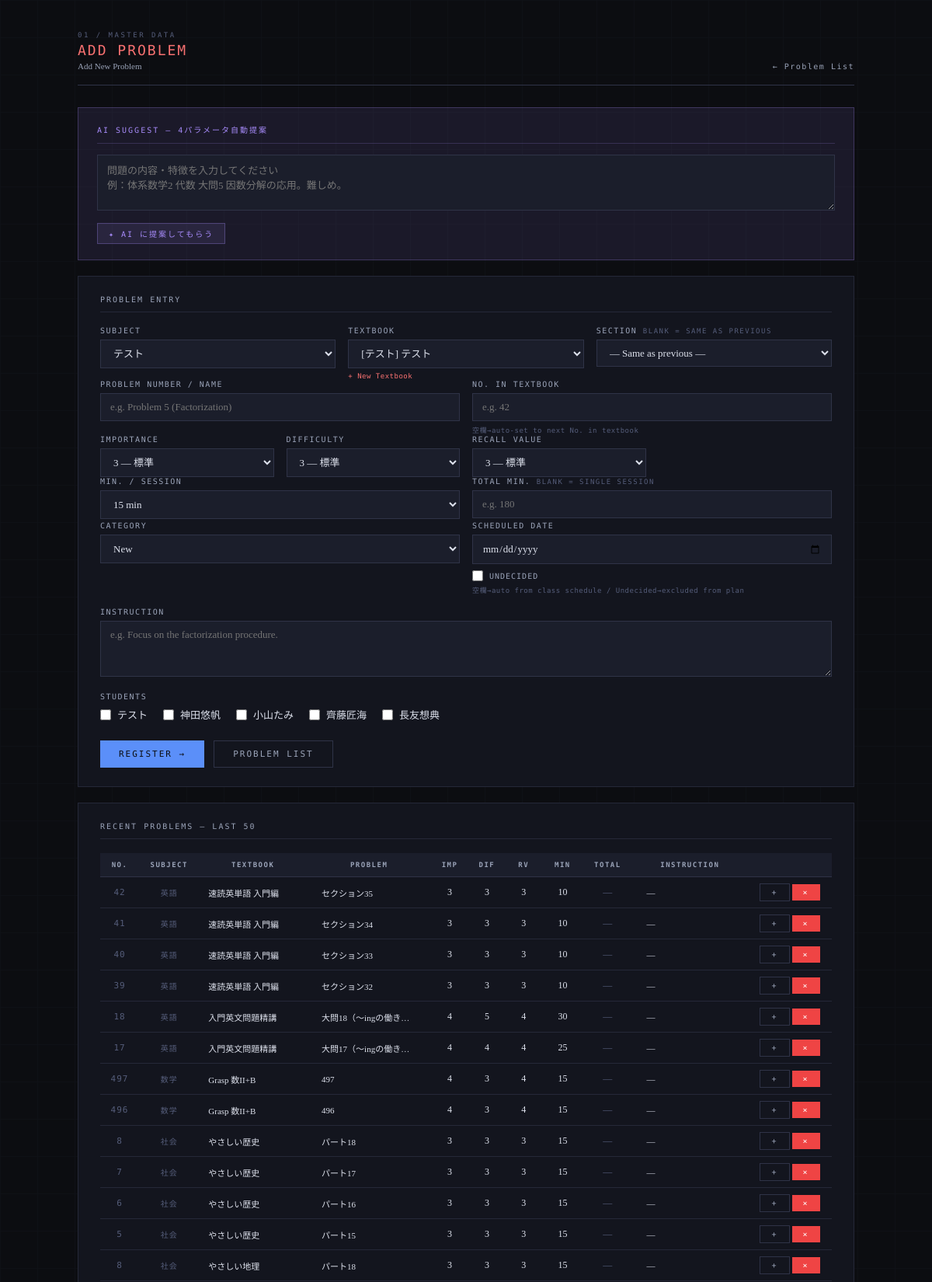
The page /problems (upper part) on the database its author committed.
### tables this page shows
CREATE TABLE students (
            student_id TEXT PRIMARY KEY,
            name TEXT NOT NULL,
            subjects TEXT NOT NULL
        , plan_mode TEXT DEFAULT 'all');

CREATE TABLE problems (
            problem_id INTEGER PRIMARY KEY AUTOINCREMENT,
            subject TEXT NOT NULL,
            textbook TEXT NOT NULL,
            problem_number TEXT NOT NULL,
            importance TEXT NOT NULL,
            type TEXT NOT NULL
        , instruction TEXT, difficulty INTEGER DEFAULT 3, review_value INTEGER DEFAULT 3, estimated_minutes INTEGER DEFAULT 15, textbook_id INTEGER, section_id INTEGER, order_in_textbook INTEGER, total_minutes INTEGER DEFAULT NULL);

### app.py (the view, shortened to what this page needs)
@app.route("/problems", methods=["GET", "POST"])
def problems():
    conn = get_connection()
    c = conn.cursor()
    c.execute("SELECT * FROM students ORDER BY student_id")
    students = c.fetchall()
    c.execute("""
        SELECT p.problem_id, p.subject, p.textbook, p.problem_number,
               p.importance, p.difficulty, p.review_value,
               p.estimated_minutes, p.instruction, p.order_in_textbook
        FROM problems p
        ORDER BY p.problem_id DESC LIMIT 50
    """)
    probs = c.fetchall()
    c.execute("""
        SELECT t.textbook_id, t.name, t.subject,
               s.name as series_name
        FROM textbooks t
        LEFT JOIN series s ON t.series_id = s.series_id
        ORDER BY t.subject, s.name, t.name
    """)
    textbooks_list = c.fetchall()
    c.execute("SELECT DISTINCT subjects FROM students ORDER BY subjects")
    all_subjects = []
    for row in c.fetchall():
        for subj in row["subjects"].split(","):
            s = subj.strip()
            if s and s not in all_subjects:
                all_subjects.append(s)
    all_subjects = sorted(all_subjects)
    conn.close()
    return render_template("problems.html",
                           students=students,
                           problems=probs,
                           textbooks=textbooks_list,
                           all_subjects=all_subjects)

### app.py (called while the page is built)
@app.before_request
def require_login():
    password = os.environ.get('APP_PASSWORD', '')
    if not password:
        return
    if request.endpoint in ('login', 'logout', 'static', 'api_tool'):
        return
    if not session.get('logged_in'):
        return redirect(url_for('login'))

### database.py (called while the page is built)
def get_connection():
    conn = sqlite3.connect(DB_PATH)
    conn.row_factory = sqlite3.Row
    return conn

### templates/problems.html (shortened to what this page needs)
<!DOCTYPE html>
<html lang="ja">
<head>
</head>
<body>
<div class="container">
  <div class="page-header fade-in">
    <div>
      <div class="page-label">01 / Master Data</div>
      <div class="page-title">Add Problem</div>
      <div class="page-title-ja">Add New Problem</div>
    </div>
    <a class="page-header-back" href="/problems/list">Problem List</a>
  </div>
  <div class="ai-box fade-in">
    <div class="ai-box-title">AI Suggest — 4パラメータ自動提案</div>
    <textarea id="ai-input"
      placeholder="問題の内容・特徴を入力してください&#10;例：体系数学2 代数 大問5 因数分解の応用。難しめ。"></textarea>
    <div style="display:flex;gap:12px;align-items:center;margin-top:12px;">
      <button class="btn btn-purple btn-sm" onclick="askAI()">✦ AI に提案してもらう</button>
    </div>
  </div>
  <div class="card fade-in">
    <div class="card-title">Problem Entry</div>
    <form method="POST" id="problem-form">
      <div class="grid-3">
        <div>
          <label>Subject</label>
          <select name="subject" id="f-subject" onchange="filterTextbooks()">
            {% for subj in all_subjects %}
            <option value="{{ subj }}">{{ subj }}</option>
            {% endfor %}
          </select>
        </div>
        <div>
          <label>Textbook</label>
          <select name="textbook_id" id="f-textbook_id"
            onchange="updateOrderHint(); loadProblemSections();">
            {% for t in textbooks %}
            <option value="{{ t.textbook_id }}" data-subject="{{ t.subject }}">
              {% if t.series_name %}[{{ t.series_name }}] {% endif %}{{ t.name }}
            </option>
            {% endfor %}
          </select>
          <p class="hint">
            <a href="/textbooks" style="color:#f87171;">+ New Textbook</a>
          </p>
        </div>
        <div>
          <label>Section <span style="color:var(--text-dim);font-size:9px;">blank = same as previous</span></label>
          <select name="section_id" id="f-section_id"
            style="width:100%;padding:8px 12px;background:var(--surface2);
              border:1px solid var(--border-light);color:var(--text);
              font-size:13px;outline:none;">
            <option value="">— Same as previous —</option>
          </select>
        </div>
      </div>
      <div class="grid-2" style="margin-top:0;">
        <div>
          <label>Problem Number / Name</label>
          <input type="text" name="problem_number" id="f-problem_number"
            placeholder="e.g. Problem 5 (Factorization)" required>
        </div>
        <div>
          <label>No. in Textbook</label>
          <input type="number" name="order_in_textbook" id="f-order_in_textbook"
            min="1" max="9999" placeholder="e.g. 42">
          <p class="hint">空欄→auto-set to next No. in textbook</p>
        </div>
      </div>
      <div class="grid-4" style="margin-top:0;">
        <div>
          <label>Importance</label>
          <select name="importance" id="f-importance">
            <option value="3" selected>3 — 標準</option>
          </select>
        </div>
        <div>
          <label>Difficulty</label>
          <select name="difficulty" id="f-difficulty">
            <option value="3" selected>3 — 標準</option>
          </select>
        </div>
        <div>
          <label>Recall Value</label>
          <select name="review_value" id="f-review_value">
            <option value="3" selected>3 — 標準</option>
          </select>
        </div>
      </div>
      <div class="grid-2" style="margin-top:0;">
        <div>
          <label>Min. / Session</label>
          <select name="estimated_minutes" id="f-estimated_minutes">
            {% for m in range(5, 125, 5) %}
            <option value="{{ m }}" {% if m == 15 %}selected{% endif %}>{{ m }} min</option>
            {% endfor %}
          </select>
        </div>
        <div>
          <label>Total Min. <span style="color:var(--text-dim);font-size:9px;">blank = single session</span></label>
          <input type="number" name="total_minutes" id="f-total_minutes"
            min="5" max="999" step="5" placeholder="e.g. 180">
        </div>
      </div>
      <div class="grid-2" style="margin-top:0;">
        <div>
          <label>Category</label>
          <select name="category" id="f-category">
            <option value="New" selected>New</option>
          </select>
        </div>
        <div>
          <label>Scheduled Date</label>
          <input type="date" name="scheduled_date" id="f-scheduled_date">
          <div style="display:flex;align-items:center;gap:8px;margin-top:8px;">
            <input type="checkbox" name="undecided" value="1" id="f-undecided"
              style="accent-color:var(--blue);width:14px;height:14px;"
              onchange="toggleDate(this)">
            <label for="f-undecided" style="font-family:'DM Mono',monospace;font-size:10px;
              letter-spacing:1px;text-transform:uppercase;color:var(--text-muted);
              margin:0;cursor:pointer;">Undecided</label>
          </div>
          <p class="hint">空欄→auto from class schedule / Undecided→excluded from plan</p>
        </div>
      </div>
      <label>Instruction</label>
      <textarea name="instruction" id="f-instruction"
        placeholder="e.g. Focus on the factorization procedure."></textarea>
      <label>Students</label>
      <div class="student-checks">
        {% for s in students %}
        <label>
          <input type="checkbox" name="student_ids" value="{{ s.student_id }}">
          {{ s.name }}
        </label>
        {% endfor %}
      </div>
      <div style="margin-top:24px;display:flex;gap:12px;">
        <button type="submit" class="btn btn-primary">Register →</button>
        <a href="/problems/list" class="btn btn-ghost">Problem List</a>
      </div>
    </form>
  </div>
  <div class="card fade-in">
    <div class="card-title">Recent Problems — Last 50</div>
    <div style="overflow-x:auto;">
    <table class="data-table">
      <thead>
        <tr>
          <th>No.</th><th>Subject</th><th>Textbook</th><th>Problem</th>
          <th>Imp</th><th>Dif</th><th>RV</th><th>Min</th><th>Total</th><th>Instruction</th><th></th>
        </tr>
      </thead>
      <tbody>
      {% for p in problems %}
      <tr id="row-{{ p.problem_id }}">
        <td class="meta-text" style="font-family:'DM Mono',monospace;font-size:11px;">
          {{ p.order_in_textbook or '—' }}
        </td>
        <td class="meta-text">{{ p.subject }}</td>
        <td class="left" style="max-width:130px;overflow:hidden;text-overflow:ellipsis;white-space:nowrap;font-size:11px;">
          {{ p.textbook }}
        </td>
        <td class="editable-cell left" data-problem="{{ p.problem_id }}" data-field="problem_number"
          style="max-width:150px;">
          <span class="editable" ondblclick="startTextLineEdit(this)"
            style="font-size:11px;display:block;overflow:hidden;text-overflow:ellipsis;white-space:nowrap;max-width:150px;">
            {{ p.problem_number }}
          </span>
        </td>
        <td class="editable-cell" data-problem="{{ p.problem_id }}" data-field="importance">
          <span class="editable" ondblclick="startNumEdit(this)">{{ p.importance }}</span>
        </td>
        <td class="editable-cell" data-problem="{{ p.problem_id }}" data-field="difficulty">
          <span class="editable" ondblclick="startNumEdit(this)">{{ p.difficulty }}</span>
        </td>
        <td class="editable-cell" data-problem="{{ p.problem_id }}" data-field="review_value">
          <span class="editable" ondblclick="startNumEdit(this)">{{ p.review_value }}</span>
        </td>
        <td class="editable-cell" data-problem="{{ p.problem_id }}" data-field="estimated_minutes">
          <span class="editable" ondblclick="startNumEdit(this, 5, 120, 5)">{{ p.estimated_minutes }}</span>
        </td>
        <td class="editable-cell" data-problem="{{ p.problem_id }}" data-field="total_minutes"><span class="editable" ondblclick="startNumEdit(this, 5, 999, 5)" style="color:var(--text-dim);">{{ p.total_minutes if p.total_minutes else '—' }}</span></td>
        <td class="editable-cell left" data-problem="{{ p.problem_id }}" data-field="instruction"
          style="max-width:140px;">
          <span class="editable" ondblclick="startTextAreaEdit(this)"
            style="font-size:11px;display:block;overflow:hidden;text-overflow:ellipsis;white-space:nowrap;max-width:140px;">
            {{ p.instruction or '—' }}
          </span>
        </td>
        <td>
          <button class="btn btn-ghost btn-sm"
            onclick="showAddAssignment({{ p.problem_id }})"
            title="Add to assignments">+</button>
          <button class="btn btn-danger btn-sm"
            onclick="deleteProblem({{ p.problem_id }}, this)">×</button>
        </td>
      </tr>
      {% endfor %}
      </tbody>
    </table>
    </div>
  </div>
</div>
</body>
</html>

### rows shown on the page
students: name "テスト"
students: name "神田悠帆"
students: name "小山たみ"
students: name "齊藤匠海"
students: name "長友想典"
problems: order_in_textbook "42", subject "英語", textbook "速読英単語 入門編", problem_number "セクション35", importance "3", difficulty "3", review_value "3", estimated_minutes "10", total_minutes "—", instruction "—"
problems: order_in_textbook "41", subject "英語", textbook "速読英単語 入門編", problem_number "セクション34", importance "3", difficulty "3", review_value "3", estimated_minutes "10", total_minutes "—", instruction "—"
problems: order_in_textbook "40", subject "英語", textbook "速読英単語 入門編", problem_number "セクション33", importance "3", difficulty "3", review_value "3", estimated_minutes "10", total_minutes "—", instruction "—"
problems: order_in_textbook "39", subject "英語", textbook "速読英単語 入門編", problem_number "セクション32", importance "3", difficulty "3", review_value "3", estimated_minutes "10", total_minutes "—", instruction "—"
problems: order_in_textbook "18", subject "英語", textbook "入門英文問題精講", problem_number "大問18（〜ingの働き…", importance "4", difficulty "5", review_value "4", estimated_minutes "30", total_minutes "—", instruction "—"
problems: order_in_textbook "17", subject "英語", textbook "入門英文問題精講", problem_number "大問17（〜ingの働き…", importance "4", difficulty "4", review_value "4", estimated_minutes "25", total_minutes "—", instruction "—"
problems: order_in_textbook "497", subject "数学", textbook "Grasp 数II+B", problem_number "497", importance "4", difficulty "3", review_value "4", estimated_minutes "15", total_minutes "—", instruction "—"
problems: order_in_textbook "496", subject "数学", textbook "Grasp 数II+B", problem_number "496", importance "4", difficulty "3", review_value "4", estimated_minutes "15", total_minutes "—", instruction "—"
problems: order_in_textbook "8", subject "社会", textbook "やさしい歴史", problem_number "パート18", importance "3", difficulty "3", review_value "3", estimated_minutes "15", total_minutes "—", instruction "—"
problems: order_in_textbook "7", subject "社会", textbook "やさしい歴史", problem_number "パート17", importance "3", difficulty "3", review_value "3", estimated_minutes "15", total_minutes "—", instruction "—"
problems: order_in_textbook "6", subject "社会", textbook "やさしい歴史", problem_number "パート16", importance "3", difficulty "3", review_value "3", estimated_minutes "15", total_minutes "—", instruction "—"
problems: order_in_textbook "5", subject "社会", textbook "やさしい歴史", problem_number "パート15", importance "3", difficulty "3", review_value "3", estimated_minutes "15", total_minutes "—", instruction "—"
problems: order_in_textbook "8", subject "社会", textbook "やさしい地理", problem_number "パート18", importance "3", difficulty "3", review_value "3", estimated_minutes "15", total_minutes "—", instruction "—"

### other values the page prints
form field subject "テスト"
form field estimated_minutes "15 min"
